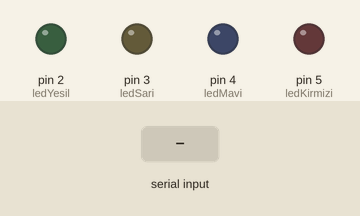
This sketch was run on a simulated Arduino Uno, built with avr-gcc and run on an emulated ATmega328P. On the bench: output pins drawn as LEDs (lit = HIGH). The inputs (shaded band) are chosen by the test bench.

Above: at 1.2 s.
1.3 s: "1" received over Serial
At 1.6 s:
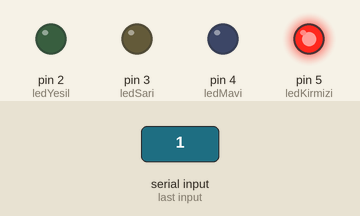
2.8 s: "3" received over Serial
At 4.0 s:
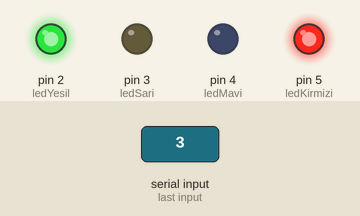
4.3 s: "2" received over Serial
At 5.1 s:
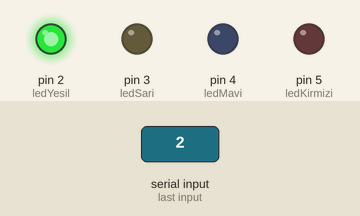
5.8 s: "5" received over Serial
At 6.3 s:
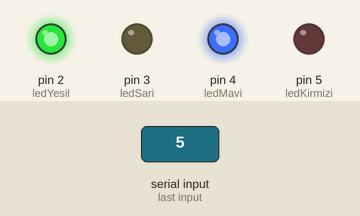
7.3 s: "4" received over Serial
At 8.5 s:
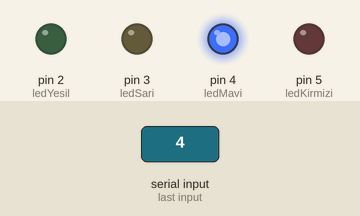
8.8 s: "7" received over Serial
At 9.7 s:
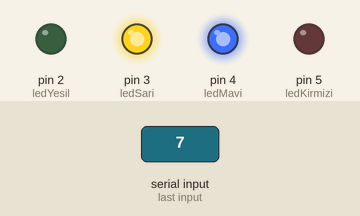
Timing chart, 0 to 11.3 s (numbered marks = the images above; inputs shaded):
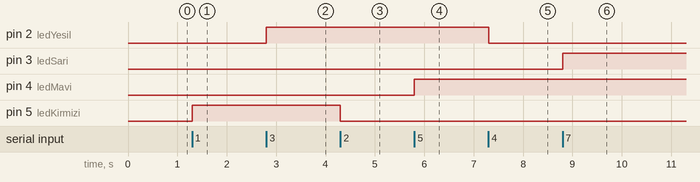

The sketch:

C__ile_Led_Kontrol_.ino
```cpp
#define ledKirmizi 5
#define ledYesil 2
#define ledSari 3
#define ledMavi 4


void setup() {
  pinMode(ledKirmizi,OUTPUT);
  pinMode(ledYesil,OUTPUT);
  pinMode(ledMavi,OUTPUT);
  pinMode(ledSari,OUTPUT);
  Serial.begin(9600);
}

void loop() {
  if(Serial.available())
 {
  char gelenBilgi=Serial.read();
  if(gelenBilgi=='1'){digitalWrite(ledKirmizi,HIGH);}
  else if(gelenBilgi=='2'){digitalWrite(ledKirmizi,LOW);}
  else if(gelenBilgi=='3'){digitalWrite(ledYesil,HIGH);}
  else if(gelenBilgi=='4'){digitalWrite(ledYesil,LOW);}
  else if(gelenBilgi=='5'){digitalWrite(ledMavi,HIGH);}
  else if(gelenBilgi=='6'){digitalWrite(ledMavi,LOW);}
  else if(gelenBilgi=='7'){digitalWrite(ledSari,HIGH);}
  else if(gelenBilgi=='8'){digitalWrite(ledSari,LOW);}
  else if(gelenBilgi=='9')
  {
    digitalWrite(ledKirmizi,HIGH);
    digitalWrite(ledYesil,HIGH);
    digitalWrite(ledMavi,HIGH);
    digitalWrite(ledSari,HIGH);
  }
  else if(gelenBilgi=='0')
  {
    digitalWrite(ledKirmizi,LOW);
    digitalWrite(ledYesil,LOW);
    digitalWrite(ledMavi,LOW);
    digitalWrite(ledSari,LOW);
  }
  delay(100);
 }

}
```

Measured:
- after the input at 1.3 s, pin 5 (ledKirmizi): LOW → HIGH at once
- after the input at 2.8 s, pin 2 (ledYesil): LOW → HIGH at once
- after the input at 4.3 s, pin 5 (ledKirmizi): HIGH → LOW at once
- after the input at 5.8 s, pin 4 (ledMavi): LOW → HIGH at once
- after the input at 7.3 s, pin 2 (ledYesil): HIGH → LOW at once
- after the input at 8.8 s, pin 3 (ledSari): LOW → HIGH at once
